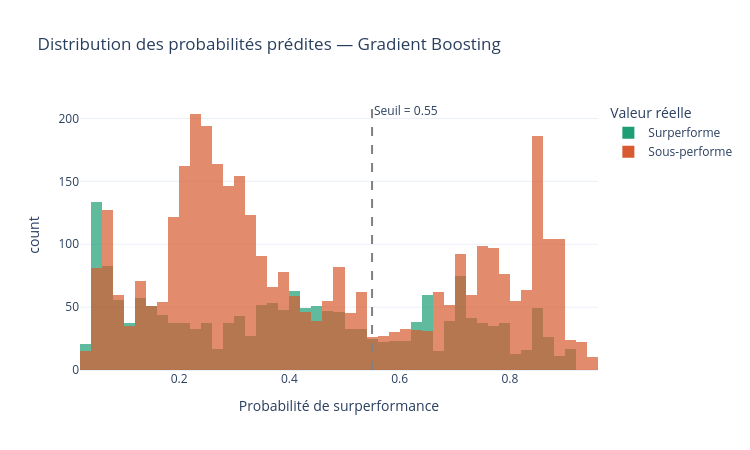

Notebook code cell kept with this figure:
### Code cell
# On visualise comment le modèle distribue ses probabilités
# entre les actions qui surperforment et celles qui sous-performent

prob_df = pd.DataFrame({
    "probabilité" : prob_gb,
    "réel"        : y_test.map({0: "Sous-performe", 1: "Surperforme"})
})

fig = px.histogram(
    prob_df,
    x="probabilité",
    color="réel",
    barmode="overlay",
    nbins=50,
    title="Distribution des probabilités prédites — Gradient Boosting",
    labels={
        "probabilité" : "Probabilité de surperformance",
        "réel"        : "Valeur réelle"
    },
    color_discrete_map={
        "Surperforme"  : "#1D9E75",
        "Sous-performe": "#D85A30"
    },
    opacity=0.7,
    template="plotly_white",
    width=750, height=450
)

fig.add_vline(
    x=0.55, line_dash="dash",
    line_color="gray",
    annotation_text="Seuil = 0.55"
)

fig.update_layout(legend_title="Valeur réelle")
fig.show()

fig.write_html("../results/figures/03_distribution_probabilites.html")
fig.write_image("../results/figures/03_distribution_probabilites.png")

### Figure 1 — Plotly figure (JSON) as saved in the notebook; plotly's stock layout.template omitted (floating-point values rounded to 4 significant figures; data arrays with more than 128 entries replaced by an {"elided": "..."} marker saying what was removed)
{"data": [{"bingroup": "x", "hovertemplate": "Valeur réelle=Surperforme<br>Probabilité de surperformance=%{x}<br>count=%{y}<extra></extra>", "legendgroup": "Surperforme", "marker": {"color": "#1D9E75", "opacity": 0.7, "pattern": {"shape": ""}}, "name": "Surperforme", "nbinsx": 50, "orientation": "v", "showlegend": true, "type": "histogram", "x": {"elided": "1828 float values"}, "xaxis": "x", "yaxis": "y"}, {"bingroup": "x", "hovertemplate": "Valeur réelle=Sous-performe<br>Probabilité de surperformance=%{x}<br>count=%{y}<extra></extra>", "legendgroup": "Sous-performe", "marker": {"color": "#D85A30", "opacity": 0.7, "pattern": {"shape": ""}}, "name": "Sous-performe", "nbinsx": 50, "orientation": "v", "showlegend": true, "type": "histogram", "x": {"elided": "3672 float values"}, "xaxis": "x", "yaxis": "y"}], "layout": {"annotations": [{"showarrow": false, "text": "Seuil = 0.55", "x": 0.55, "xanchor": "left", "xref": "x", "y": 1, "yanchor": "top", "yref": "y domain"}], "barmode": "overlay", "height": 450, "legend": {"title": {"text": "Valeur réelle"}, "tracegroupgap": 0}, "shapes": [{"line": {"color": "gray", "dash": "dash"}, "type": "line", "x0": 0.55, "x1": 0.55, "xref": "x", "y0": 0, "y1": 1, "yref": "y domain"}], "title": {"text": "Distribution des probabilités prédites — Gradient Boosting"}, "width": 750, "xaxis": {"anchor": "y", "domain": [0, 1], "title": {"text": "Probabilité de surperformance"}}, "yaxis": {"anchor": "x", "domain": [0, 1], "title": {"text": "count"}}}}
